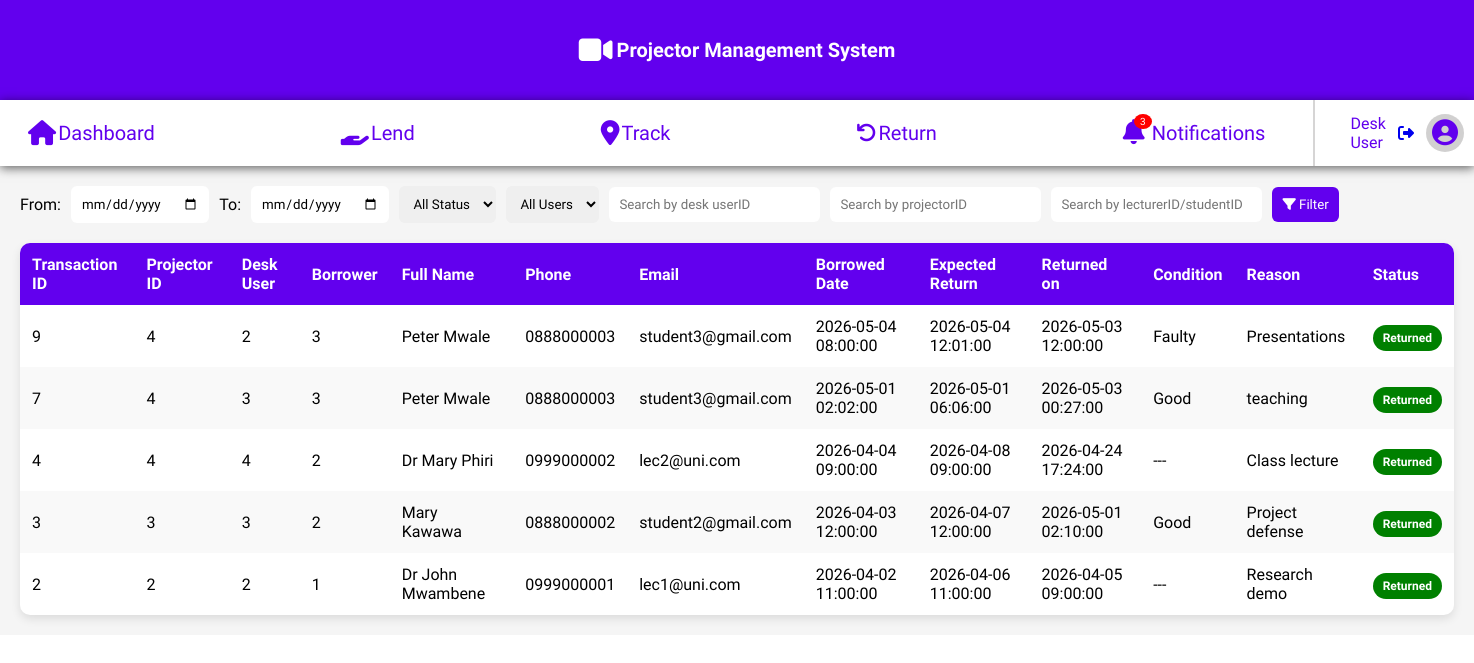
Before: /Track.php (signed in) with the older database file.
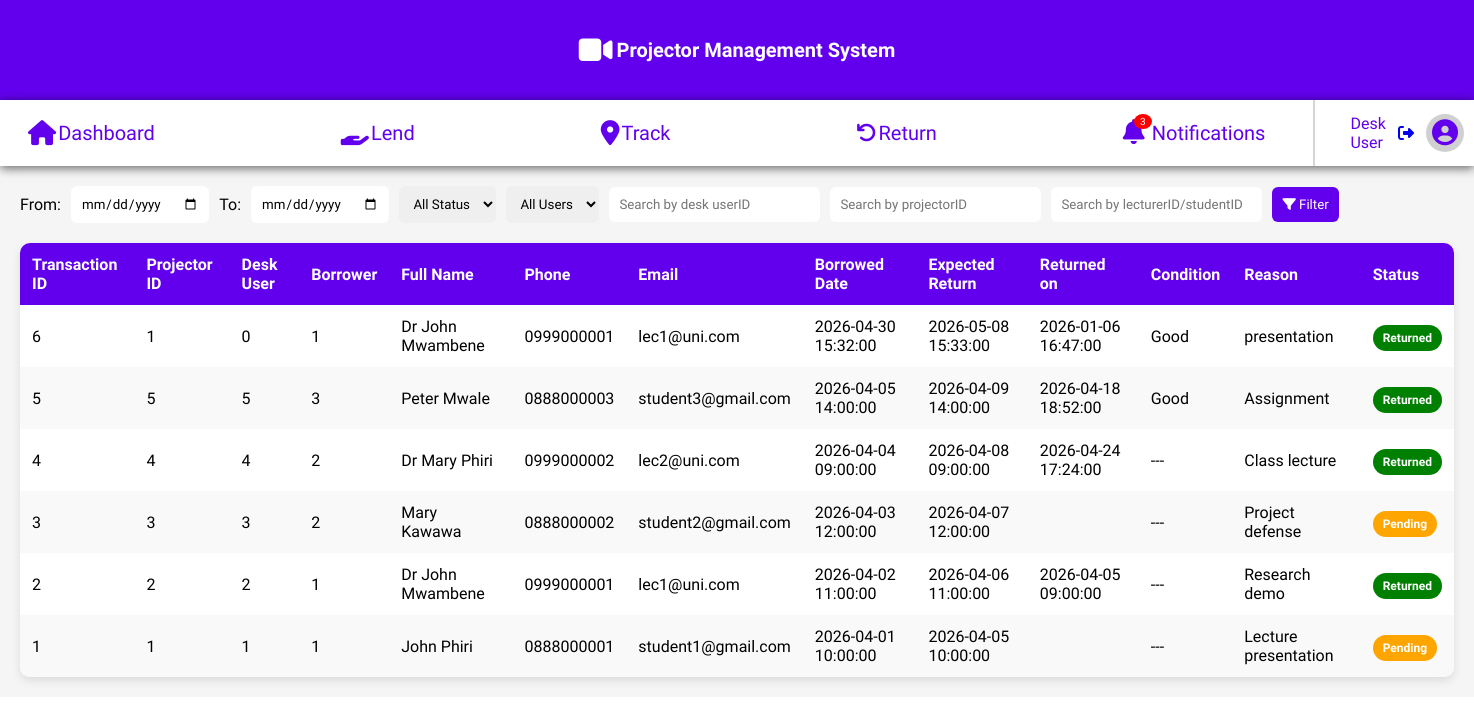
After: the same page with the newer database file.
### tables this page shows
CREATE TABLE IF NOT EXISTS `transactions` (
  `transaction_id` int NOT NULL AUTO_INCREMENT,
  `user_id` int DEFAULT NULL,
  `projector_id` int DEFAULT NULL,
  `student_id` int DEFAULT NULL,
  `lecturer_id` int DEFAULT NULL,
  `borrower_type` enum('student','lecturer') DEFAULT NULL,
  `borrowed_at` datetime NOT NULL,
  `expected_return_at` datetime DEFAULT NULL,
  `returned_at` datetime DEFAULT NULL,
  `projector_condition` enum('good','faulty') DEFAULT NULL,
  `reason` text,
  `status` enum('pending','returned','flagged') DEFAULT 'pending',
  PRIMARY KEY (`transaction_id`),
  KEY `user_id` (`user_id`),
  KEY `projector_id` (`projector_id`),
  KEY `student_id` (`student_id`),
  KEY `lecturer_id` (`lecturer_id`)
);

CREATE TABLE IF NOT EXISTS `students` (
  `student_id` int NOT NULL AUTO_INCREMENT,
  `first_name` varchar(50) NOT NULL,
  `middle_name` varchar(50) DEFAULT NULL,
  `last_name` varchar(50) NOT NULL,
  `dob` date DEFAULT NULL,
  `gender` enum('Male','Female','Other') DEFAULT NULL,
  `phone_number` varchar(20) DEFAULT NULL,
  `home_village` varchar(100) DEFAULT NULL,
  `year_of_study` int DEFAULT NULL,
  `email` varchar(100) DEFAULT NULL,
  `program_of_study` varchar(100) DEFAULT NULL,
  PRIMARY KEY (`student_id`),
  UNIQUE KEY `email` (`email`)
);

CREATE TABLE IF NOT EXISTS `lecturers` (
  `lecturer_id` int NOT NULL AUTO_INCREMENT,
  `first_name` varchar(50) NOT NULL,
  `middle_name` varchar(50) DEFAULT NULL,
  `last_name` varchar(50) NOT NULL,
  `department` varchar(100) DEFAULT NULL,
  `phone_number` varchar(20) DEFAULT NULL,
  `home` varchar(100) DEFAULT NULL,
  `email` varchar(100) DEFAULT NULL,
  PRIMARY KEY (`lecturer_id`),
  UNIQUE KEY `email` (`email`)
);

### Track.php (the view, shortened to what this page needs)
<?php
    require("connection.php");
$whereSQL = "";
    $sql = "
            SELECT
                t.transaction_id,
                t.projector_id,
                t.user_id,
                t.borrower_type,
                t.borrowed_at,
                t.expected_return_at,
                t.returned_at,
                t.projector_condition,
                t.reason,
                t.status,
                s.student_id,
                s.first_name AS student_first,
                s.last_name AS student_last,
                s.phone_number AS student_phone,
                s.email AS student_email,
                l.lecturer_id,
                l.first_name AS lecturer_first,
                l.last_name AS lecturer_last,
                l.phone_number AS lecturer_phone,
                l.email AS lecturer_email
            FROM transactions t
            LEFT JOIN students s ON t.student_id = s.student_id
            LEFT JOIN lecturers l ON t.lecturer_id = l.lecturer_id
            $whereSQL
            ORDER BY t.transaction_id DESC
            ";
$result = $conn->query($sql);
?>
<!DOCTYPE html>
<html lang="en">
<head>
    <link rel="stylesheet" href="css/tracking.css">
</head>
<body>
    <div class="container">
        <?php include("desk-navigation.php"); ?>
        <div class="tracking-container">
            <form method="GET" class="filters">
                <label>From:</label>
                <input type="date" name="fromDate">
                <label>To:</label>
                <input type="date" name="toDate">
                <select name="status">
                    <option value="">All Status</option>
                </select>
                <select name="userType">
                    <option value="">All Users</option>
                </select>
                <input type="text" name="userID" placeholder="Search by desk userID">
                <input type="text" name="projectorID" placeholder="Search by projectorID">
                <input type="text" name="borrowerID" placeholder="Search by lecturerID/studentID">
                <button type="submit">
                    <i class="fa fa-filter"></i> Filter
                </button>
            </form>
            <div class="table-wrapper">
                <table>
                    <thead>
                        <tr>
                            <th>Transaction ID</th>
                            <th>Projector ID</th>
                            <th>Desk User</th>
                            <th>Borrower</th>
                            <th>Full Name</th>
                            <th>Phone</th>
                            <th>Email</th>
                            <th>Borrowed Date</th>
                            <th>Expected Return</th>
                            <th>Returned on</th>
                            <th>Condition</th>
                            <th>Reason</th>
                            <th>Status</th>
                        </tr>
                    </thead>
                    <tbody id="trackingTable">
                            <?php while ($row = $result->fetch_assoc()) { ?>
                            <?php
                                if ($row['borrower_type'] == 'student') {
                                    $name = $row['student_first'] . " " . $row['student_last'];
                                    $phone = $row['student_phone'];
                                    $email = $row['student_email'];
                                    $borrowerId = $row['student_id'];
                                } else {
                                    $name = $row['lecturer_first'] . " " . $row['lecturer_last'];
                                    $phone = $row['lecturer_phone'];
                                    $email = $row['lecturer_email'];
                                    $borrowerId = $row['lecturer_id'];
                                }
                            ?>
                            <tr>
                                <td><?= $row['transaction_id'] ?></td>
                                <td><?= $row['projector_id'] ?></td>
                                <td><?= $row['user_id'] ?></td>
                                <td><?= $borrowerId ?></td>
                                <td><?= $name ?></td>
                                <td><?= $phone ?></td>
                                <td><?= $email ?></td>
                                <td><?= $row['borrowed_at'] ?></td>
                                <td><?= $row['expected_return_at'] ?></td>
                                <td>
                                    <?php if ($row['status'] !== 'returned') { ?>
                                    <?php } else { ?>
                                        <?= $row['returned_at'] ?>
                                    <?php } ?>
                                </td>
                                <td>
                                    <?= $row['projector_condition'] ? ucfirst($row['projector_condition']) : "---" ?>
                                </td>
                                <td><?= $row['reason'] ?></td>
                                <td>
                                    <span class="status <?= $row['status'] ?>">
                                        <?= ucfirst($row['status']) ?>
                                    </span>
                                </td>
                            </tr>
                            <?php } ?>
                    </tbody>
                </table>
        </div>
        </div>
    </div>
</body>
</html>

### desk-navigation.php (shortened to what this page needs)
<!DOCTYPE html>
<html lang="en">
<head>
    <link rel="stylesheet" href="https://cdnjs.cloudflare.com/ajax/libs/font-awesome/6.5.0/css/all.min.css">
    <link rel="stylesheet" href="css/navigation.css">
</head>
<body>
    <div class="all-wrapper">
        <div class="nav-title">
            <i class="fa-solid fa-video"></i>Projector Management System
        </div>
    <div class="nav-wrapper">
        <div class="tabs" id="tabs">
            <a href="desk.php" class="active"><i class="fa-solid fa-home"></i>Dashboard</a>
            <a href="Lend.php"><i class="fa-solid fa-hand-holding"></i>Lend</a>
            <a href="track.php"><i class="fa-solid fa-location-dot"></i>Track</a>
            <a href="return.php"><i class="fa fa-undo"></i>Return</a>
            <a href="notifications.php">
                <span class="tab-icon">
                    <i class="fa-solid fa-bell"></i>
                    <span class="badge">3</span>
                </span>
                Notifications
            </a>
        </div>
    <div class="top-bar">
        <div class="user-info">
            <?php echo $_SESSION['first_name'] . " " . $_SESSION['last_name']; ?>
        </div>
        <a href="logout.php" class="logout-btn">
            <i class="fa-solid fa-right-from-bracket"></i>
        </a>
        <a href="edit_profile.php" class="profile-icon">
            <i class="fa-solid fa-circle-user"></i>
        </a>
    </div>
    </div>
    </div>
</body>
</html>

### css/tracking.css (style rules this page uses)
.tracking-container { padding: 20px; font-family: "Quicksand", sans-serif; background: #f5f5f5; }
.filters { display: flex; flex-wrap: wrap; align-items: center; gap: 10px; margin-bottom: 20px; }
.filters input, .filters select, .filters button { padding: 10px; border-radius: 6px; border: none; font-family: inherit; }
.filters button { background: #6200ee; color: white; cursor: pointer; }
.table-wrapper { overflow-x: auto; background: white; border-radius: 10px; box-shadow: 0 4px 10px rgba(0,0,0,0.1); }
table { width: 100%; border-collapse: collapse; }
thead { background: #6200ee; color: white; }
th, td { padding: 12px; text-align: left; }
tbody tr:nth-child(even) { background: #f9f9f9; }
.status { padding: 6px 10px; border-radius: 20px; font-size: 12px; color: white; font-weight: bold; }
.status.pending { background: orange; }
.status.returned { background: green; }

### css/navigation.css (style rules this page uses)
body { margin: 0; }
.all-wrapper { display: flex; align-items: center; justify-content: space-between; background-color: #6200ee; flex-wrap: wrap; }
.nav-title { width: 100%; text-align: center; color: white; font-size: 20px; font-weight: 600; padding: 15px; font-family: "Quicksand", sans-serif; margin: 20px 0; display: flex; align-items: center; justify-content: center; gap: 4px; }
.fa-video { font-size: 30px; align-items: center; }
.nav-wrapper { display: flex; align-items: center; justify-content: flex-start; background-color: white; width: 100%; padding: 0 10px; font-family: "Quicksand", sans-serif; gap: 15px; box-shadow: 0 2px 10px rgba(0, 0, 0, 0.621); box-sizing: border-box; }
.tabs { display: flex; gap: 150px; padding-right: 30px; margin-right: 20px; border-right: 2px solid rgba(124, 122, 122, 0.312); font-size: 20px; }
.tabs .fa-solid { align-items: center; font-size: 25px; }
.tabs a { text-align: center; padding: 20px 18px; text-decoration: none; color: #6200ee; font-weight: 500; position: relative; white-space: nowrap; display: flex; align-items: center; gap: 2px; }
.top-bar { display: flex; justify-content: flex-end; align-items: center; color: #6200ee; gap: 12px; margin-left: auto; }
.user-info { font-weight: 500; }
.profile-icon { color: #6200ee; font-size: 26px; text-decoration: none; padding: 6px; border-radius: 50%; background: rgba(184, 182, 182, 0.642); display: flex; align-items: center; justify-content: center; transition: 0.2s; }
.tab-icon { position: relative; display: inline-block; margin-right: 5px; }
.badge { position: absolute; top: -6px; right: -7px; background: red; color: white; font-size: 10px; padding: 2px 6px; border-radius: 50%; }
@media (min-width: 701px) { .tabs { display: flex !important; } }

Changed rows visible on the page:
removed transactions: transaction_id "9", projector "4", user "2", student.student_id "3", student.last_name "Peter Mwale", student.phone_number "0888000003", student.email "student3@gmail.com", borrowed_at "2026-05-04 08:00:00", expected_return_at "2026-05-04 12:01:00", returned_at "2026-05-03 12:00:00", projector_condition "Faulty", reason "Presentations", status "Returned"
removed transactions: transaction_id "7", projector "4", user "3", student.student_id "3", student.last_name "Peter Mwale", student.phone_number "0888000003", student.email "student3@gmail.com", borrowed_at "2026-05-01 02:02:00", expected_return_at "2026-05-01 06:06:00", returned_at "2026-05-03 00:27:00", projector_condition "Good", reason "teaching", status "Returned"
added transactions: transaction_id "6", projector "1", user "0", lecturer.lecturer_id "1", lecturer.last_name "Dr John Mwambene", lecturer.phone_number "0999000001", lecturer.email "lec1@uni.com", borrowed_at "2026-04-30 15:32:00", expected_return_at "2026-05-08 15:33:00", returned_at "2026-01-06 16:47:00", projector_condition "Good", reason "presentation", status "Returned"
added transactions: transaction_id "5", projector "5", user "5", student.student_id "3", student.last_name "Peter Mwale", student.phone_number "0888000003", student.email "student3@gmail.com", borrowed_at "2026-04-05 14:00:00", expected_return_at "2026-04-09 14:00:00", returned_at "2026-04-18 18:52:00", projector_condition "Good", reason "Assignment", status "Returned"
changed transactions "Project defense": status "Returned" → "Pending"; returned_at "2026-05-01 02:10:00" → (not shown); projector_condition "Good" → (not shown); now shows "---"
added transactions: transaction_id "1", projector "1", user "1", student.student_id "1", student.last_name "John Phiri", student.phone_number "0888000001", student.email "student1@gmail.com", borrowed_at "2026-04-01 10:00:00", expected_return_at "2026-04-05 10:00:00", reason "Lecture presentation", status "Pending"
